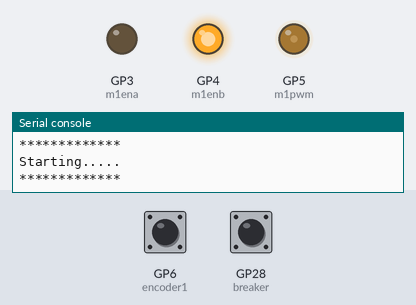
Recording of a program running on a simulated Raspberry Pi Pico running MicroPython. Parts: output pins drawn as LEDs (lit = HIGH), the last lines printed to the serial console. Inputs (shaded band) come from the test bench; at power-on: GP28 (breaker) LOW, GP6 (encoder1) HIGH.

Above: at 1.2 s.
1.3 s: GP28 (breaker) driven HIGH
At 3.8 s:
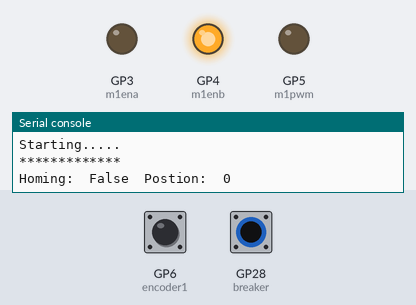
4.3 s: GP28 (breaker) pulsed LOW 2 times (0.12 s each, 0.3 s apart)
Timing chart, 0 to 7.3 s (numbered marks = the images above; inputs shaded):
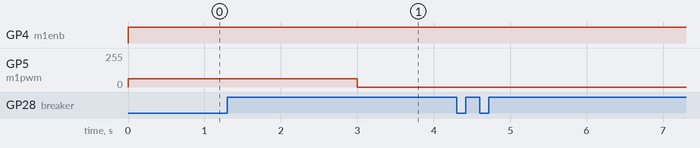

The program:

testHomingEncoder.py
```python
from machine import Pin
from machine import PWM
import utime

print ( "*************" )
print ( "Starting....." )
print ( "*************" )

encoder1 = Pin(6, Pin.IN )
encoder2 = Pin(7, Pin.IN )
breaker = Pin(28, Pin.IN )

position = 0
isHomed = False

def encoderHandler(pin):
    global position
    global isHomed
    position = position + 1
    #print ( "Position: ", position, " isHomed: ", isHomed )

def breakerHandler(pin):
    global position
    global isHomed
    print ( "Homing: ", isHomed, " Postion: ", position  )
    position = 0
    if ( not isHomed ):
        isHomed = True

encoder1.irq ( trigger=Pin.IRQ_RISING|Pin.IRQ_FALLING, handler=encoderHandler )
breaker.irq ( trigger=Pin.IRQ_RISING, handler=breakerHandler )

m1ena = Pin(3, Pin.OUT )
m1enb = Pin(4, Pin.OUT )
m1pwm = PWM(Pin(5))

m1ena.value(0)
m1enb.value(1)
m1pwm.freq(500)

m1pwm.duty_u16( 16000 )
utime.sleep(3)
m1pwm.duty_u16( 0 )
```
